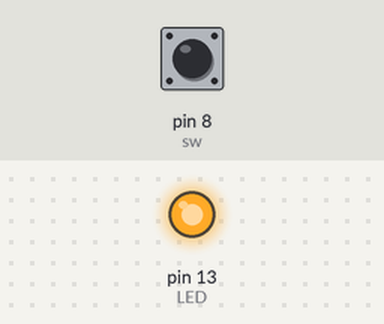
Recording of a sketch running on a simulated Arduino Uno, built with avr-gcc and run on an emulated ATmega328P. Shown: output pins drawn as LEDs (lit = HIGH). The inputs (shaded band) are chosen by the test bench; at power-on: pin 8 (sw) HIGH.

Above: at 1.0 s.
At 3.0 s:
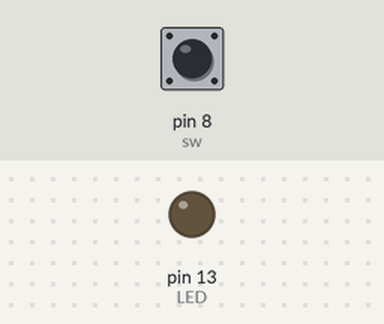
Timing chart, 0 to 5.2 s (numbered marks = the images above):
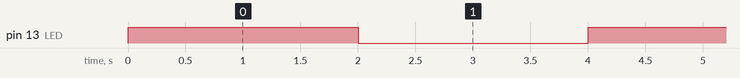

The sketch:

switch_Dchange.ino
```cpp
int LED= 13;
int sw=8;
int D1=2000;
int D2=250;
void setup() {
pinMode (LED, OUTPUT);
pinMode (sw, INPUT_PULLUP);
}
void loop() {
int D;
if (digitalRead (sw)==1) { D=D1; }
else{D=D2;}
digitalWrite(LED, 1);
delay(D);
digitalWrite (LED, 0);
delay(D);
}
```

Measured:
- by itself, pin 13 (LED): alternates HIGH for 2.0 s and LOW for 2.0 s
